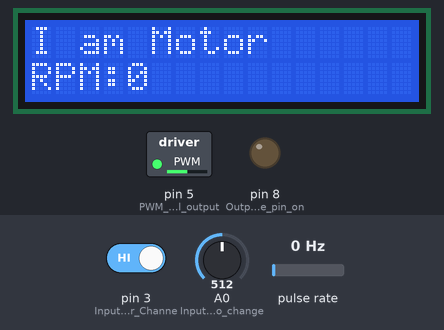
The sketch below on a simulated Arduino Uno, built with avr-gcc and run on an emulated ATmega328P. Shown: 16×2 character LCD, switched loads named in the sketch (green lamp = pin HIGH), output pins drawn as LEDs (lit = HIGH). Wiring (inferred from the names in the program): pulse sensor: data pin 2. The test bench sets the inputs (shaded band); at power-on: A0 (Input_from_POT_to_change) = 512, pulse rate 0 Hz, pin 3 (Input_from_Encoder_Channe) HIGH. What the sketch prints to the serial monitor is not drawn.

Above: at 1.2 s.
1.3 s: A0 (Input_from_POT_to_change) set to 716
At 1.7 s:
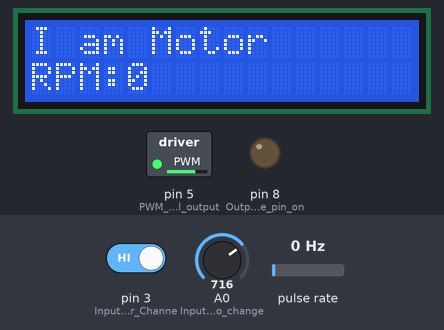
2.8 s: pulse rate (sensor on pin 2) set to 196 Hz
At 3.82 s:
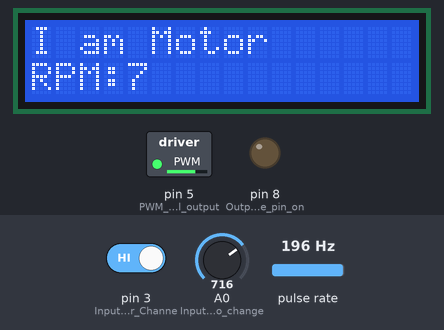
4.3 s: A0 (Input_from_POT_to_change) set to 900
At 5.17 s:
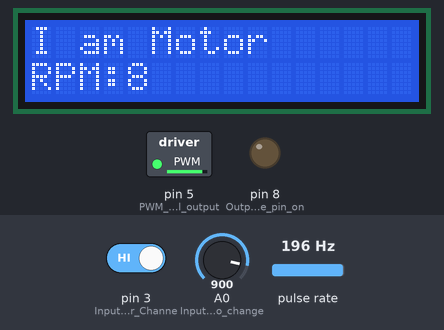
6.0 s: pulse rate (sensor on pin 2) set to 4 Hz
At 6.12 s:
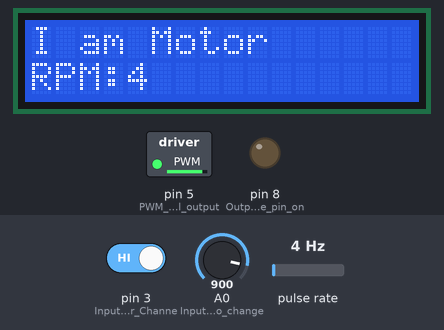
7.6 s: A0 (Input_from_POT_to_change) set to 122
At 7.9 s:
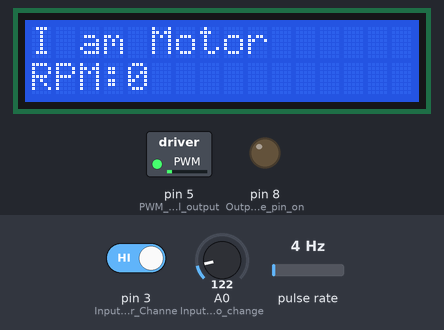
9.1 s: A0 (Input_from_POT_to_change) set to 0
At 10.0 s:
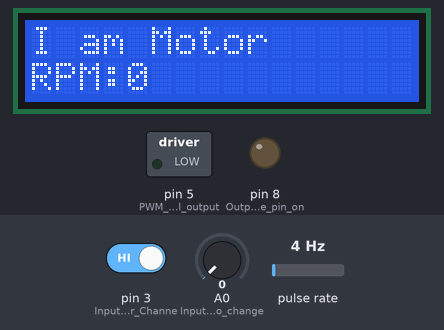
Timing chart, 0 to 11.6 s (numbered marks = the images above; inputs shaded):
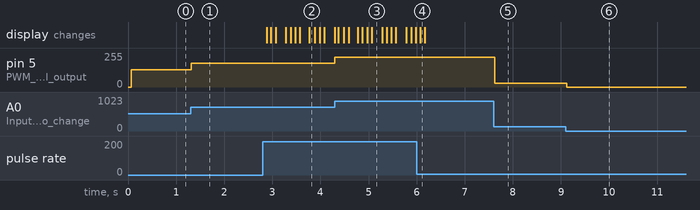

Measured:
- after the input at 1.3 s, pin 5 (PWM_signal_output): 128/255 → 179/255 at once
- after the input at 2.8 s, the display: first changes after 0.08 s (image 2 shows a later state)
- after the input at 4.3 s, pin 5 (PWM_signal_output): 179/255 → 225/255 at once
- after the input at 6.0 s, the display: changes after 0.08 s (image 4)
- after the input at 7.6 s, pin 5 (PWM_signal_output): 225/255 → 30/255 at once
- after the input at 9.1 s, pin 5 (PWM_signal_output): 30/255 → 0/255 at once

The sketch:

PWM.ino
```cpp
#include <Wire.h>
#include <LCD.h>
#include <LiquidCrystal_I2C.h>


LiquidCrystal_I2C  lcd(0x27,2,1,0,4,5,6,7); // 0x27 is the I2C bus address for an unmodified backpack

int val = 0; //used to get pwm duty cycle
int achan = 0;
int bchan = 0;

void setup() {
  pinMode(5, OUTPUT);  //PWM signal output
  pinMode(A0, INPUT);  //Input from POT to change PWM signal
  pinMode(2, INPUT);  //Input from Encoder Channel A
  pinMode(3, INPUT);  //Input from Encoder Channel B
  pinMode(8, OUTPUT); //Output to disable pin on Gate driver

  //setting the frequency to 31.25kHz by not setting a prescaler to Timer0
  TCCR0A = 0;
  TCCR0B = 0;
  TCCR0A |= (1 << WGM00) | (1 << COM0A1);
  TCCR0B |= (1 << CS00);
  Serial.begin(9600);

   // activate LCD module
  lcd.begin (16,2); // for 16 x 2 LCD module
  lcd.setBacklightPin(3,POSITIVE);
  lcd.setBacklight(HIGH);


  attachInterrupt(digitalPinToInterrupt(2), count, RISING); //pin 2, goes to count function, detects rising edge

  cli();//stop interrupts

  TCCR1A = 0;// set entire TCCR1A register to 0
  TCCR1B = 0;// same for TCCR1B
  TCNT1  = 0;//initialize counter value to 0
  // set compare match register for 1hz increments
  OCR1A = 6249;// = (16*10^6) / (256*10) - 1 (must be <65536), interupt every 100 milisecond
  // turn on CTC mode
  TCCR1B |= (1 << WGM12);
  // Set CS10, CS11, and CS12 bits for 256 prescaler
  TCCR1B |= (1 << CS12) | (0 << CS11) | (0 << CS10);
  // enable timer compare interrupt
  TIMSK1 |= (1 << OCIE1A);


  sei();//allow interrupts

}

double counter = 0;
double RPM = 0;

void loop() {
  val = analogRead(A0);  //Divide by 4 because analogRead is 1024 but write is 256
  achan = digitalRead(2); //read Channel A of Encoder
  bchan = digitalRead(3); //read Channel B of Encoder
  analogWrite(5, (val/4)); //PWM signal (pin#, DutyCycle), Divide by 4 because analogRead is 1024 but write is 256
  digitalWrite(8, LOW); //Output 0 to pin 8, when pin low, disable on gatedriver is not disabling the circuit, when disable is high it does

  lcd.home (); // set cursor to 0,0
  lcd.print("I am Motor");
  lcd.setCursor(0,1); //0 = start of lcd left side, 1 corresponds to second row
  lcd.print("RPM:");
  lcd.setCursor(4,1);
  lcd.print((int) RPM); //int to have integers
  lcd.print("      ");  //clearing

  }


 ISR(TIMER1_COMPA_vect){
   RPM = (counter/1440)*600;
   Serial.println(counter);
   counter = 0;
  }


 void count(){
  counter++;
 }
```
